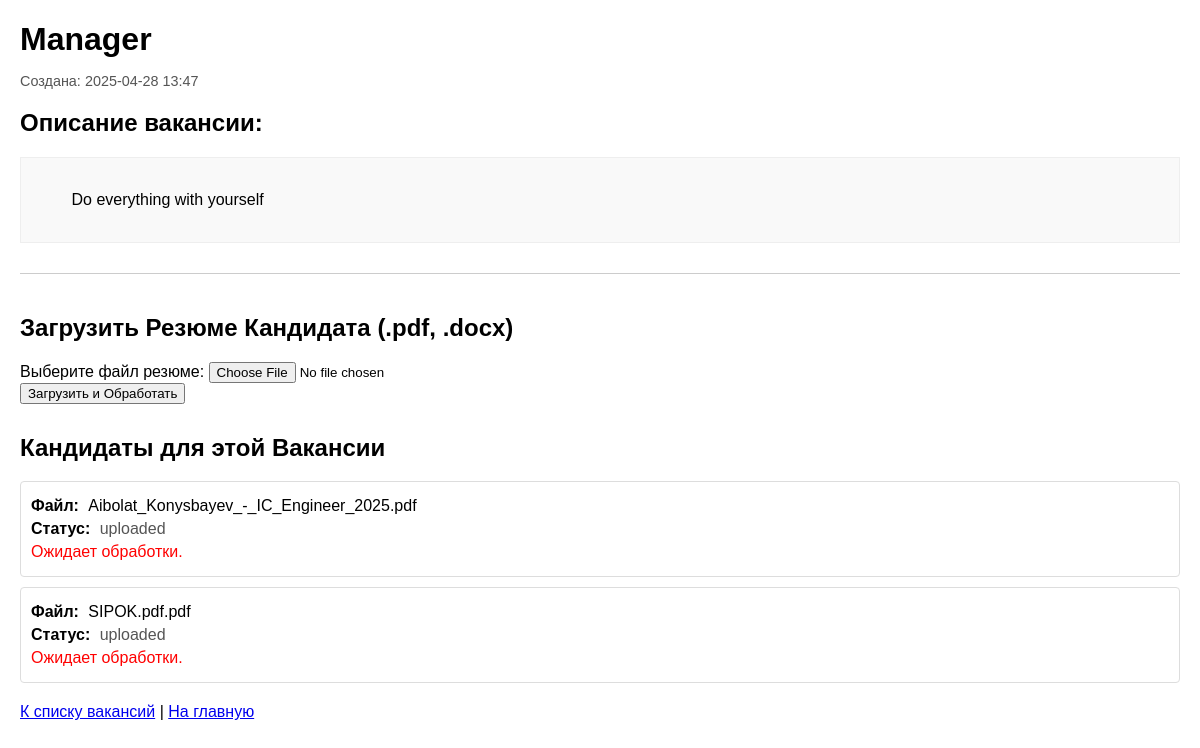
Screenshot of /jobs/2 (signed in) with the database file from the repository.
### app.py (models this page shows, shortened)
class Vacancy(db.Model):
    id = db.Column(db.Integer, primary_key=True)
    title = db.Column(db.String(100), nullable=False)
    description = db.Column(db.Text, nullable=False)
    created_at = db.Column(db.DateTime, nullable=False, default=datetime.utcnow)
    user_id = db.Column(db.Integer, db.ForeignKey('user.id'), nullable=False)
    candidates = db.relationship('Candidate', backref='vacancy', lazy=True, cascade='all, delete-orphan', order_by="Candidate.created_at.desc()")

class Candidate(db.Model):
    id = db.Column(db.Integer, primary_key=True)
    vacancy_id = db.Column(db.Integer, db.ForeignKey('vacancy.id'), nullable=False)
    original_filename = db.Column(db.String(255), nullable=False)
    storage_path = db.Column(db.String(255), nullable=True)
    extracted_text = db.Column(db.Text, nullable=True)
    ai_score = db.Column(db.Float, nullable=True)
    keywords = db.Column(db.Text, nullable=True)
    status = db.Column(db.String(50), nullable=False, default='uploaded')
    created_at = db.Column(db.DateTime, nullable=False, default=datetime.utcnow)

### app.py (the view)
@app.route('/jobs/<int:job_id>')
@login_required
def view_job(job_id):
    job = Vacancy.query.get_or_404(job_id)
    if job.user_id != current_user.id:
        abort(403)
    candidates = job.candidates # Благодаря relationship в модели Vacancy, они уже отсортированы
    return render_template('view_job.html', job=job, user=current_user, candidates=candidates)

### app.py (called while the page is built)
@login_manager.user_loader
def load_user(user_id):
    return User.query.get(int(user_id))

### templates/view_job.html (shortened to what this page needs)
<!DOCTYPE html>
<html lang="ru">
<head>
</head>
<body>
    <h1>{{ job.title }}</h1>
    <p class="job-meta">
        Создана: {{ job.created_at.strftime('%Y-%m-%d %H:%M') }}
    </p>
    <h2>Описание вакансии:</h2>
    <div class="job-description">
        {{ job.description }}
    </div>
    <div style="margin-top: 30px; padding-top: 20px; border-top: 1px solid #ccc;">
        <h2>Загрузить Резюме Кандидата (.pdf, .docx)</h2>
        <form method="POST" action="{{ url_for('upload_resume', job_id=job.id) }}" enctype="multipart/form-data">
            <div>
                <label for="resume_file">Выберите файл резюме:</label>
                <input type="file" id="resume_file" name="resume_file" accept=".pdf,.docx" required>
            </div>
            <button type="submit">Загрузить и Обработать</button>
        </form>
    </div>
    <div style="margin-top: 30px;">
        <h2>Кандидаты для этой Вакансии</h2>
        {% if candidates %}
            <ul class="candidate-list">
            {% for candidate in candidates %}
                <li class="candidate-item">
                    <p><strong>Файл:</strong> {{ candidate.original_filename }}</p>
                    <p><strong>Статус:</strong> <span class="status-{{ candidate.status }}">{{ candidate.status }}</span></p>
                    {% if candidate.status == 'scored' %}
                        <p style="color: green;"><strong>Оценка AI:</strong> {{ "%.2f" | format(candidate.ai_score) }}%</p>
                        {% if candidate.keywords %}
                            {% set keywords_list = candidate.keywords | from_json %}
                            <p><strong>Ключевые слова:</strong>
                                {% if keywords_list and (keywords_list is iterable) and (keywords_list is not string) %}
                                    {{ keywords_list | join(', ') }}
                                {% else %}
                                    Не выделены AI или ошибка формата.
                                {% endif %}
                            </p>
                        {% endif %}
                    {% elif 'failed' in candidate.status or candidate.status in ['uploaded', 'processing'] %}
                         <p style="color: red;">
                            {% if candidate.keywords and 'failed' in candidate.status and candidate.keywords is string %}
                                Детали: {{ candidate.keywords }}
                            {% elif candidate.status == 'uploaded' %}
                                Ожидает обработки.
                            {% elif candidate.status == 'processing' %}
                                В процессе обработки...
                            {% else %}
                                См. логи сервера для деталей ошибки.
                            {% endif %}
                         </p>
                    {% endif %}
                </li>
            {% endfor %}
            </ul>
        {% else %}
            <p class="no-jobs">Кандидатов пока нет.</p>
        {% endif %}
    </div>
    <p style="margin-top: 20px;">
        <a href="{{ url_for('list_jobs') }}">К списку вакансий</a>
         |
        <a href="{{ url_for('index') }}">На главную</a>
    </p>
</body>
</html>

### templates/view_job.html (style rules this page uses)
body { font-family: sans-serif; margin: 20px; }
h1 { margin-bottom: 5px; }
.job-meta { font-size: 0.9em; color: #555; margin-bottom: 20px; }
.job-description { border: 1px solid #eee; padding: 15px; white-space: pre-wrap; word-wrap: break-word; background-color: #f9f9f9; }
.candidate-list { list-style: none; padding: 0; }
.candidate-item { border: 1px solid #ddd; padding: 10px; margin-bottom: 10px; border-radius: 4px; }
.candidate-item p { margin: 5px 0; }
.candidate-item strong { margin-right: 5px; }
.status-uploaded { color: #555; }

### rows the page displays
Vacancy: title "Manager", created_at "2025-04-28 13:47", description "Do everything with yourself"
Candidate: original_filename "Aibolat_Konysbayev_-_IC_Engineer_2025.pdf", status "uploaded", shows "Ожидает обработки."
Candidate: original_filename "SIPOK.pdf.pdf", status "uploaded", shows "Ожидает обработки."
